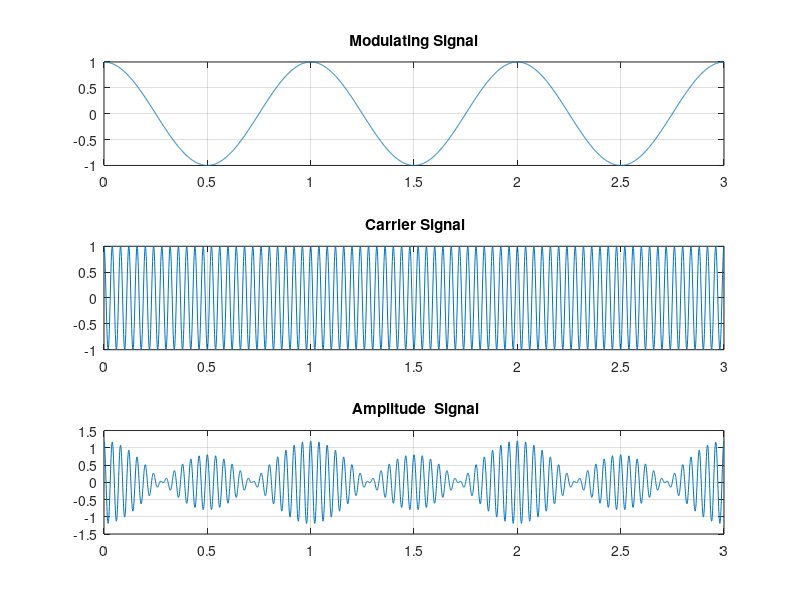

Write the MATLAB code that produced this figure.
clc;
clear all;
m_index = input ('enter the value of mod index: ');
t=0:0.001:3;

Am =1;
Ac = Am / m_index;


fm= 1;
fc=25;

mt = cos (2*pi*fm*t );
ct =cos (2*pi*fc*t);

am= (1+m_index*mt) .* (Ac*ct);

subplot(3,1,1)
plot(t,mt); 
xlabel =('Time');
ylabel = ('Message Signal');
title ('Modulating Signal')
grid on 


subplot(3,1,2);
plot(t,ct);
xlabel =('Time');
ylabel = ('Carrier Signal');
title (' Carrier Signal');
grid on 

subplot(3,1,3);
plot(t,am);
xlabel =('Time');
ylabel = ('Amplitude Signal');
title (' Amplitude  Signal');
grid on 
